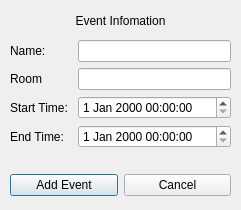
<?xml version="1.0" encoding="UTF-8"?>
<ui version="4.0">
 <class>AddEventView</class>
 <widget class="QDialog" name="AddEventView">
  <property name="geometry">
   <rect>
    <x>0</x>
    <y>0</y>
    <width>241</width>
    <height>210</height>
   </rect>
  </property>
  <property name="windowTitle">
   <string>Add Event...</string>
  </property>
  <widget class="QWidget" name="horizontalLayoutWidget">
   <property name="geometry">
    <rect>
     <x>10</x>
     <y>170</y>
     <width>221</width>
     <height>31</height>
    </rect>
   </property>
   <layout class="QHBoxLayout" name="horizontalLayout">
    <item>
     <widget class="QPushButton" name="AddEventButton">
      <property name="text">
       <string>Add Event</string>
      </property>
     </widget>
    </item>
    <item>
     <widget class="QPushButton" name="CancelButton">
      <property name="text">
       <string>Cancel</string>
      </property>
     </widget>
    </item>
   </layout>
  </widget>
  <widget class="QWidget" name="formLayoutWidget">
   <property name="geometry">
    <rect>
     <x>10</x>
     <y>40</y>
     <width>221</width>
     <height>121</height>
    </rect>
   </property>
   <layout class="QFormLayout" name="formLayout">
    <item row="0" column="0">
     <widget class="QLabel" name="nameLabel">
      <property name="text">
       <string>Name: </string>
      </property>
     </widget>
    </item>
    <item row="0" column="1">
     <widget class="QLineEdit" name="nameLineEdit"/>
    </item>
    <item row="2" column="0">
     <widget class="QLabel" name="StartTimeLabel">
      <property name="text">
       <string>Start Time: </string>
      </property>
     </widget>
    </item>
    <item row="2" column="1">
     <widget class="QDateTimeEdit" name="startTimeDateTimeEdit"/>
    </item>
    <item row="3" column="0">
     <widget class="QLabel" name="endTimeLabel">
      <property name="text">
       <string>End Time: </string>
      </property>
     </widget>
    </item>
    <item row="3" column="1">
     <widget class="QDateTimeEdit" name="endTimeDateTimeEdit"/>
    </item>
    <item row="1" column="0">
     <widget class="QLabel" name="roomLabel">
      <property name="text">
       <string>Room</string>
      </property>
     </widget>
    </item>
    <item row="1" column="1">
     <widget class="QLineEdit" name="roomLineEdit"/>
    </item>
   </layout>
  </widget>
  <widget class="QWidget" name="horizontalLayoutWidget_2">
   <property name="geometry">
    <rect>
     <x>10</x>
     <y>10</y>
     <width>221</width>
     <height>21</height>
    </rect>
   </property>
   <layout class="QHBoxLayout" name="horizontalLayout_2">
    <item>
     <widget class="QLabel" name="AddEventLabel">
      <property name="text">
       <string>Event Infomation</string>
      </property>
      <property name="alignment">
       <set>Qt::AlignCenter</set>
      </property>
     </widget>
    </item>
   </layout>
  </widget>
 </widget>
 <tabstops>
  <tabstop>nameLineEdit</tabstop>
  <tabstop>roomLineEdit</tabstop>
  <tabstop>startTimeDateTimeEdit</tabstop>
  <tabstop>endTimeDateTimeEdit</tabstop>
  <tabstop>AddEventButton</tabstop>
  <tabstop>CancelButton</tabstop>
 </tabstops>
 <resources/>
 <connections/>
</ui>
